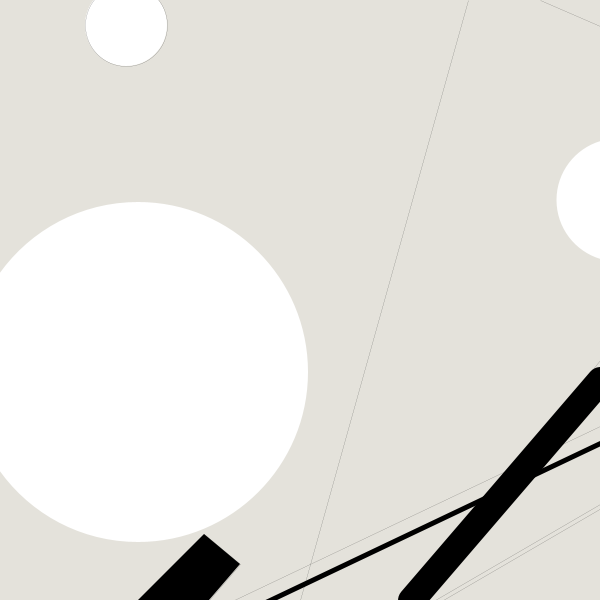
Frame 1 (no input)
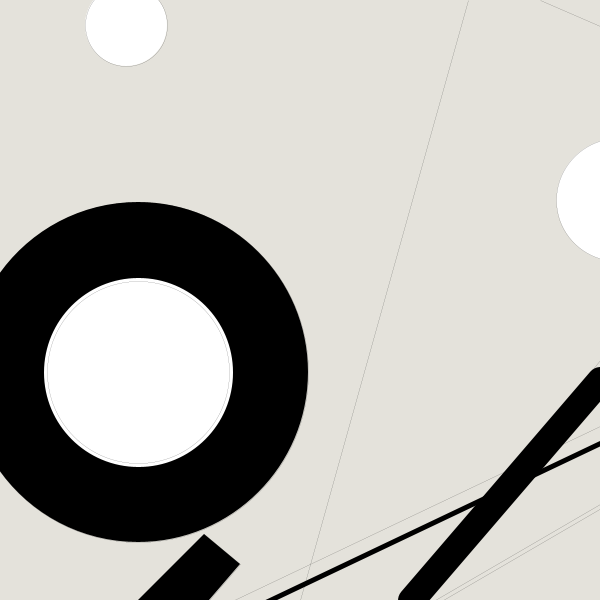
Frame 60 (the mouse pressed at the canvas centre just before this capture)
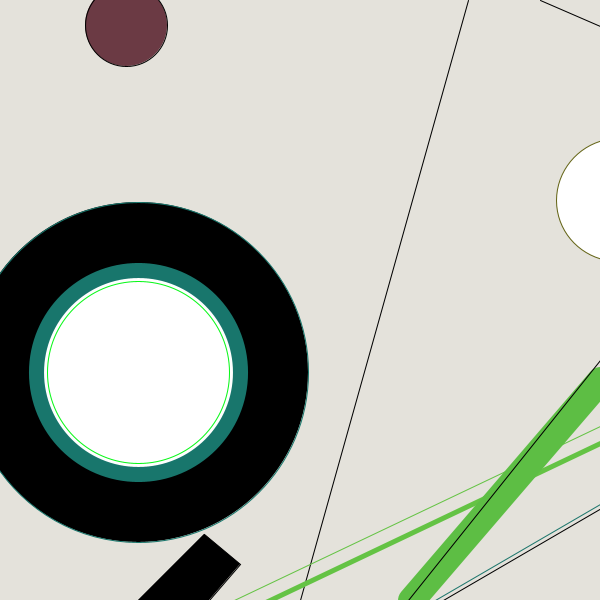
Frame 120 (the mouse held since frame 60 and released just before this capture)

The Processing sketch that drew these frames (run headless with seeded random() and noise(); from frame 60 on, the mouse is pressed at the canvas centre):

// Processing sketch: processing_88429
// ── processing_88429.pde

float x;
float y;
float px;
float py;
float easing =.05;

void setup() {
  size(600,600);
  smooth();
  noStroke();
  fill(255,255,255);

}
void draw() {

background(228,226,219);
float targetX = mouseX;
x += (targetX - x) * easing;
float targetY = mouseY;
y += (targetY - y) * easing;
float weight = dist(x, y, px, py);
strokeWeight(weight);

py = y;
px = x;

if (mousePressed){
stroke(random(100),118,108);
}

strokeWeight(weight);
ellipse(138,372,340,340);
strokeWeight(weight/15+15);
fill(255,255,255);
ellipse(138,372,204,204);
strokeWeight(weight);
if (mousePressed){
stroke(random(100),random(255),random(100));
}

ellipse(138,372,91*2,91*2);

strokeWeight(weight);
fill(255,255,255);
if (mousePressed){
stroke(100,100,random(100));
}

ellipse(618,200,123,123);
strokeWeight(weight);
stroke(0,0,0);
if (mousePressed){
fill(random(195),58,68);
}
ellipse(126,25,82,82);
strokeWeight(weight);
line(468,0,288+12,600);
strokeWeight(weight);
line(540,0,600,26);
strokeWeight(weight);
if (mousePressed){
stroke(100,random(100,255),68);
}
line(216+18,600,600,432-6);
strokeWeight(5);
line(216+18,600+17,600,432-6+17);
strokeWeight(27);
if (mousePressed){
stroke(random(100),random(100,255),68);
}
line(396+15,600,600,380);
if (mousePressed){
stroke(100,68,random(100,255));
}
strokeWeight(weight); //green line
stroke(0,0,0);
line(396+12,600,600,360);
if (mousePressed){
stroke(random(100),118,108);
}
strokeWeight(weight); //orange line
line(435,600,600,504);
stroke(0,0,0);
strokeWeight(weight);
line(438+5,600,608,504);
fill(0,0,0);
quad(144-6,600,180+24,534,216+24,576-12,209,600);
fill(0,0,0);
}
